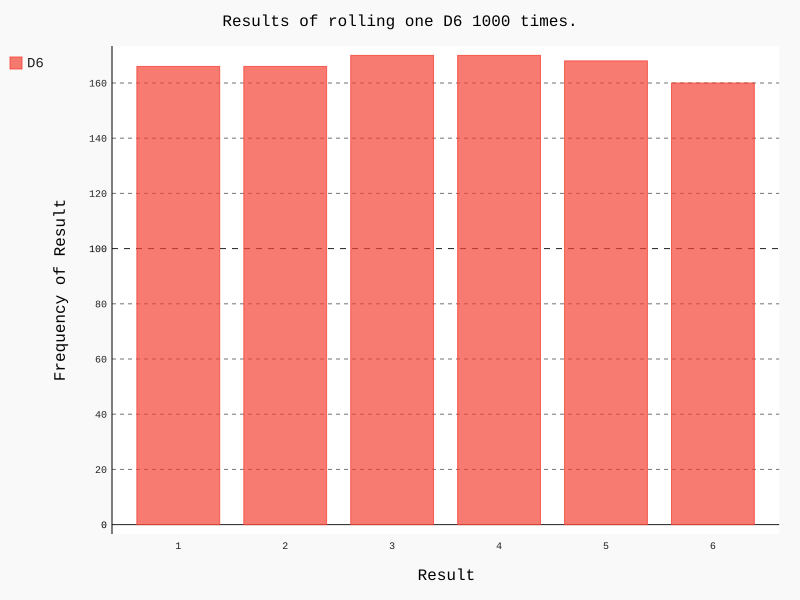

The script that drew this image:
# -*- coding: utf-8 -*-
"""xxxxx"""
__author__ = 'Huang Lun'
import pygal
from die import Die

# 创建一个D6
die = Die()

# 掷几次骰子，并将结果存储在一个列表中
results = []
for roll_num in range(1000):
    result = die.roll()
    results.append(result)

# 分析结果
frequencies = []
for value in range(1, die.num_sides+1):
    frequency = results.count(value)
    frequencies.append(frequency)

# 对结果进行可视化
hist = pygal.Bar()

hist.title = 'Results of rolling one D6 1000 times.'
hist.x_labels = ['1', '2', '3', '4', '5', '6']
hist.x_title = 'Result'
hist.y_title = 'Frequency of Result'

hist.add('D6', frequencies)
hist.render_to_file('die_visual.svg')
